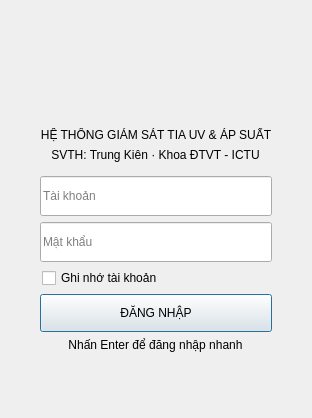
<?xml version="1.0" encoding="UTF-8"?>
<ui version="4.0">
 <class>LoginPage</class>
 <widget class="QWidget" name="LoginPage">
  <layout class="QGridLayout" name="pageLayout">
   <property name="leftMargin"><number>20</number></property>
   <property name="topMargin"><number>12</number></property>
   <property name="rightMargin"><number>20</number></property>
   <property name="bottomMargin"><number>12</number></property>
   <property name="horizontalSpacing"><number>0</number></property>
   <property name="verticalSpacing"><number>0</number></property>
   <item row="0" column="0">
    <spacer name="topSpacer"><property name="orientation"><enum>Qt::Vertical</enum></property><property name="sizeHint" stdset="0"><size><width>20</width><height>40</height></size></property></spacer>
   </item>
   <item row="1" column="0" alignment="Qt::AlignCenter">
    <widget class="QFrame" name="loginCard">
     <property name="minimumSize"><size><width>0</width><height>0</height></size></property>
     <property name="maximumSize"><size><width>320</width><height>16777215</height></size></property>
     <layout class="QVBoxLayout" name="loginFormLayout">
      <property name="leftMargin"><number>20</number></property>
      <property name="topMargin"><number>14</number></property>
      <property name="rightMargin"><number>20</number></property>
      <property name="bottomMargin"><number>14</number></property>
      <property name="spacing"><number>6</number></property>
      <item alignment="Qt::AlignHCenter">
       <widget class="QLabel" name="logoLabel">
        <property name="minimumSize"><size><width>56</width><height>56</height></size></property>
        <property name="maximumSize"><size><width>56</width><height>56</height></size></property>
        <property name="pixmap"><pixmap resource="../../resources/resources.qrc">:/images/logo_ictu.png</pixmap></property>
        <property name="scaledContents"><bool>true</bool></property>
        <property name="alignment"><set>Qt::AlignCenter</set></property>
       </widget>
      </item>
      <item alignment="Qt::AlignHCenter">
       <widget class="QLabel" name="welcomeLabel">
        <property name="text"><string>HỆ THỐNG GIÁM SÁT TIA UV &amp; ÁP SUẤT</string></property>
        <property name="alignment"><set>Qt::AlignCenter</set></property>
       </widget>
      </item>
      <item alignment="Qt::AlignHCenter">
       <widget class="QLabel" name="subtitleLabel">
        <property name="text"><string>SVTH: Trung Kiên · Khoa ĐTVT - ICTU</string></property>
        <property name="alignment"><set>Qt::AlignCenter</set></property>
       </widget>
      </item>
      <item>
       <spacer name="formGap"><property name="orientation"><enum>Qt::Vertical</enum></property><property name="sizeHint" stdset="0"><size><width>20</width><height>8</height></size></property></spacer>
      </item>
      <item>
       <widget class="QLineEdit" name="usernameEdit">
        <property name="minimumSize"><size><width>0</width><height>40</height></size></property>
        <property name="placeholderText"><string>Tài khoản</string></property>
        <property name="clearButtonEnabled"><bool>true</bool></property>
       </widget>
      </item>
      <item>
       <widget class="QLineEdit" name="passwordEdit">
        <property name="minimumSize"><size><width>0</width><height>40</height></size></property>
        <property name="placeholderText"><string>Mật khẩu</string></property>
        <property name="echoMode"><enum>QLineEdit::Password</enum></property>
       </widget>
      </item>
      <item>
       <layout class="QHBoxLayout" name="optionsLayout">
        <property name="leftMargin"><number>2</number></property>
        <property name="rightMargin"><number>2</number></property>
        <item>
         <widget class="QCheckBox" name="rememberAccountCheckBox">
          <property name="cursor"><cursorShape>PointingHandCursor</cursorShape></property>
          <property name="text"><string>Ghi nhớ tài khoản</string></property>
         </widget>
        </item>
        <item>
         <spacer name="optionSpacer"><property name="orientation"><enum>Qt::Horizontal</enum></property><property name="sizeHint" stdset="0"><size><width>40</width><height>20</height></size></property></spacer>
        </item>
       </layout>
      </item>
      <item>
       <widget class="QPushButton" name="loginButton">
        <property name="minimumSize"><size><width>0</width><height>38</height></size></property>
        <property name="cursor"><cursorShape>PointingHandCursor</cursorShape></property>
        <property name="text"><string>ĐĂNG NHẬP</string></property>
        <property name="default"><bool>true</bool></property>
       </widget>
      </item>
      <item alignment="Qt::AlignHCenter">
       <widget class="QLabel" name="footerHintLabel">
        <property name="text"><string>Nhấn Enter để đăng nhập nhanh</string></property>
        <property name="alignment"><set>Qt::AlignCenter</set></property>
       </widget>
      </item>
     </layout>
    </widget>
   </item>
   <item row="2" column="0">
    <spacer name="bottomSpacer"><property name="orientation"><enum>Qt::Vertical</enum></property><property name="sizeHint" stdset="0"><size><width>20</width><height>40</height></size></property></spacer>
   </item>
  </layout>
 </widget>
 <resources><include location="../../resources/resources.qrc"/></resources>
 <connections/>
</ui>
